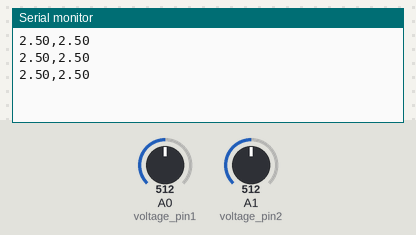
Bench run of a sketch on a simulated Arduino Uno, built with avr-gcc and run on an emulated ATmega328P. Parts: the last lines printed to the serial monitor. The test bench sets the inputs (shaded band); at power-on: A0 (voltage_pin1) = 512, A1 (voltage_pin2) = 512.

Above: at 1.3 s.
1.4 s: A0 (voltage_pin1) set to 716
At 1.9 s:
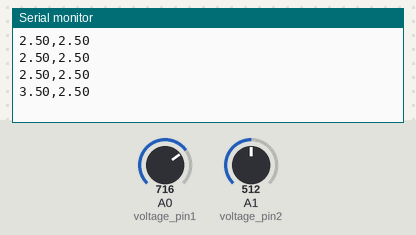
2.9 s: A1 (voltage_pin2) set to 716
At 3.4 s:
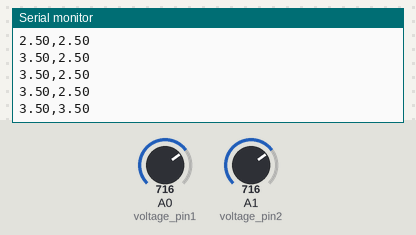
4.4 s: A0 (voltage_pin1) set to 900
At 4.9 s:
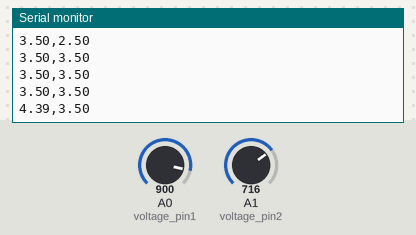
5.9 s: A1 (voltage_pin2) set to 900
At 6.4 s:
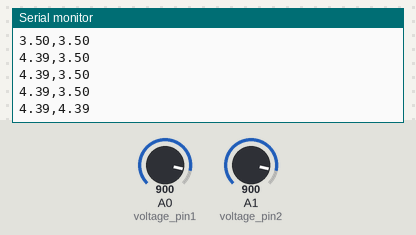
Timing chart, 0 to 8.4 s (numbered marks = the images above; inputs shaded):
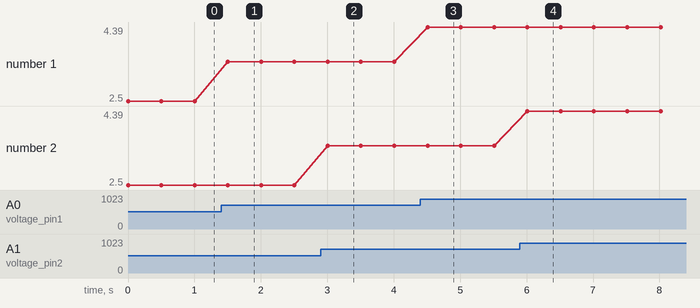

The sketch:

send_serial_data.ino
```cpp
int voltage_pin1 = A0;
int voltage_pin2 = A1;
double voltage1 = 0.0;
double voltage2 = 0.0;

// Code reads two analog in pins every 0.5 seconds
// Converts raw int to float representing voltage
// Sends data over USB serial connection to computer

void setup() {
  // Start serial connection, with baudrate=9600Hz
  Serial.begin(9600);
  Serial.flush();
  pinMode(voltage_pin1, INPUT);
  pinMode(voltage_pin2, INPUT);
}

void loop() {
  // Read both analog in pins to be read
  voltage1 = analogRead(A0)*5.0/1024.;
  voltage2 = analogRead(A1)*5.0/1024.;

  Serial.print(voltage1);
  Serial.print(",");
  Serial.println(voltage2);

  // Wait 0.5 sec before repeating
  delay(500);
}
```

Measured:
- after the input at 1.4 s, the serial monitor: prints a new line after 0.10 s (image 1)
- after the input at 2.9 s, the serial monitor: prints a new line after 0.11 s (image 2)
- after the input at 4.4 s, the serial monitor: prints a new line after 0.11 s (image 3)
- after the input at 5.9 s, the serial monitor: prints a new line after 0.11 s (image 4)
- plotted number 1: 2.5 → 3.5 after the input at 1.4 s, 3.5 → 4.39 after the input at 4.4 s
